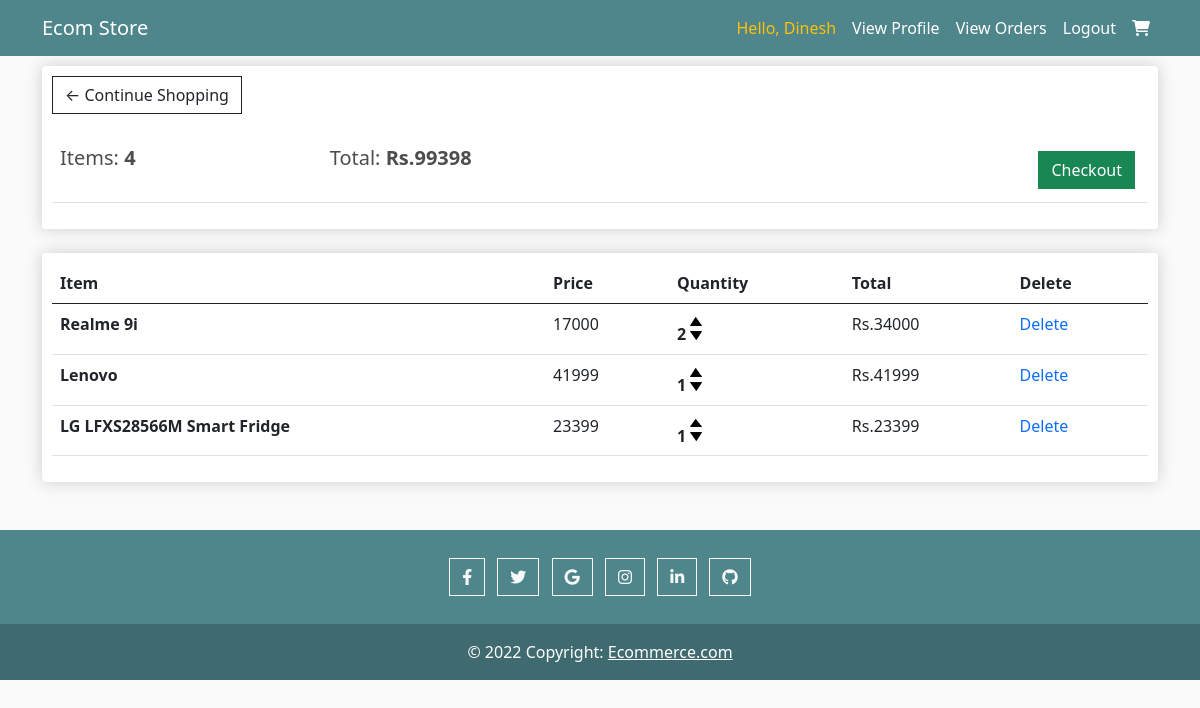
The app's page /cart (signed in) with its own data.
### project/models.py (models this page shows, shortened)
class OrderItem(models.Model):
    product=models.ForeignKey(Product,on_delete=models.SET_NULL, blank=True,null=True)
    customer=models.ForeignKey(Customer, on_delete=models.SET_NULL, blank=True,null=True)
    order=models.ForeignKey(Order,on_delete=models.SET_NULL, blank=True,null=True)
    quantity=models.IntegerField(default=1)
    dateAdded=models.DateTimeField(auto_now_add=True)
    def get_total(self):
        total=self.product.price * self.quantity
        return total

class Product(models.Model):
    category=models.ForeignKey(Category,on_delete=models.SET_NULL, blank=True,null=True)
    name=models.CharField(max_length=200)
    price=models.IntegerField()
    digital=models.BooleanField(default=True, null=True, blank=True)
    image=models.ImageField(null=True,blank=True)

### project/views.py (the view)
# urls.py: path('cart',views.cart, name="cart"),
@login_required(login_url='login')
def cart(request):
    order,created = Order.objects.get_or_create(
        customer=request.user.customer, ordered=False,order_type='cart_order')
    items = order.orderitem_set.all()
    get_cart_items_total = sum(
                [item.quantity for item in items]
                )
    get_cart_total_cost = sum(
        [item.product.price*item.quantity for item in items]
        )
    context = {
        'order': order,
        'items':items,
        'get_cart_items_total': get_cart_items_total,
        'get_cart_total_cost': get_cart_total_cost,
    }
    return render(request, 'cart.html', context)

### project/templates/cart.html (shortened to what this page needs)
{% extends 'base.html' %}
{% load static %}
{% block content %}
<div class="row">
	<div class="col-lg-12">
		<div class="box-element">
			<a class="btn btn-outline-dark" href="{% url 'category' %}">&#x2190; Continue Shopping</a>
			<br>
			<br>
			<table class="table">
				<tr>
					<th>
						<h5>Items: <strong>{{get_cart_items_total}}</strong></h5>
					</th>
					<th>
						<h5>Total:<strong> Rs.{{get_cart_total_cost}}</strong></h5>
					</th>
					<th>
						<a style="float:right; margin:5px;" class="btn btn-success"
							href="{% url 'checkout' %}">Checkout</a>
					</th>
				</tr>
			</table>
		</div>
		<br>
		<div class="box-element">
			<table class="table">
				<thead>
				  <tr>
					<th scope="col">Item</th>
					<th scope="col">Price</th>
					<th scope="col">Quantity</th>
					<th scope="col">Total</th>
					<th scope="col">Delete</th>
				  </tr>
				</thead>
				<tbody>
				{% for item in items %}
				  <tr>
					<th scope="row">{{item.product.name}}</th>
					<td>{{item.product.price}}</td>
					<td><strong>{{item.quantity}}</strong>
						<div class="quantity">
							<a href="{% url 'increase_quantity' item.id %}">
								<img class="chg-quantity" src="{% static  'images/arrow-up.png' %}">
							</a>
							<a href="{% url 'decrease_quantity' item.id %}">
								<img class="chg-quantity" src="{% static  'images/arrow-down.png' %}">
							</a>
						</div>
					</td>
					<td>Rs.{{ item.get_total }}</td>
					<td>
						<a style="text-decoration: none;" href="{% url 'destroy' item.id %}">Delete</a>
					</td>
				  </tr>
				{% endfor %}
				</tbody>
			  </table>
		</div>
	</div>
</div>
{% endblock %}

### project/templates/base.html (shortened to what this page needs)
{% load static %}
<!DOCTYPE html>
<html lang="en">
<head>
    <link href="https://cdn.jsdelivr.net/npm/bootstrap@5.0.2/dist/css/bootstrap.min.css" rel="stylesheet"
>
    <link rel="stylesheet" href="{% static 'css/main.css' %}">
    <link rel="stylesheet" href="https://use.fontawesome.com/releases/v5.7.2/css/all.css">
    <link rel="stylesheet" href="https://cdnjs.cloudflare.com/ajax/libs/font-awesome/6.0.0-beta2/css/all.min.css">
    <link rel="stylesheet" href="https://cdn.jsdelivr.net/npm/bootstrap-icons@1.3.0/font/bootstrap-icons.css">
</head>
<body>
    <nav class="navbar navbar-expand-lg navbar-dark bg-dark">
        <div class="container">
            <a class="navbar-brand" href="{% url 'category' %}">Ecom Store</a>
            <div class="collapse navbar-collapse" id="navbarSupportedContent">
                <ul class="navbar-nav ms-auto mb-2 mb-lg-0">
                    {% if user.is_authenticated %}
                    <li class="nav-item">
                        <a class="nav-link active text-warning">Hello, {{user.first_name}}</a>
                    </li>
                    <li class="nav-item">
                        <a class="nav-link active" href="{% url 'profile' %} ">View Profile</a>
                    </li>
                    <li class="nav-item">
                        <a class="nav-link active" href="{% url 'view_order' %} ">View Orders</a>
                    </li>
                    <li class="nav-item">
                        <a class="nav-link active" href="{% url 'logout' %} ">Logout</a>
                    </li>
                    {% else %}
                    <li class="nav-item">
                        <a href="{% url 'login' %}" class="btn btn-warning">Login</a>
                    </li>
                    {% endif %}
                    <li class="nav-item">
                        <a class="nav-link active" href="{% url 'cart' %}">
                            <i class="fa fa-shopping-cart"></i>
                        </a>
                    </li>
                </ul>
            </div>
        </div>
    </nav>
    <div class="container">
        {% block content %}
        {% endblock %}
    </div>
    <footer class="bg-dark text-center mt-5 text-white">
        <div class="container p-4 pb-0">
          <section class="mb-4">
            <a class="btn btn-outline-light btn-floating m-1" href="#!" role="button">
                <i class="fab fa-facebook-f"></i>
            </a>
            <a class="btn btn-outline-light btn-floating m-1" href="#!" role="button">
                <i class="fab fa-twitter"></i>
            </a>
            <a class="btn btn-outline-light btn-floating m-1" href="#!" role="button">
                <i class="fab fa-google"></i>
            </a>
            <a class="btn btn-outline-light btn-floating m-1" href="#!" role="button">
                <i class="fab fa-instagram"></i>
            </a>
            <a class="btn btn-outline-light btn-floating m-1" href="#!" role="button">
                <i class="fab fa-linkedin-in"></i>
            </a>
            <a class="btn btn-outline-light btn-floating m-1" href="#!" role="button">
                <i class="fab fa-github"></i>
            </a>
          </section>
        </div>
        <div class="text-center p-3" style="background-color: rgba(0, 0, 0, 0.2);">
          © 2022 Copyright:
          <a class="text-white" href="{% url 'category' %}">Ecommerce.com</a>
        </div>
      </footer>
</body>
</html>

### static/css/main.css (style rules this page uses)
body { background-color: hsl(0, 0%, 98%); }
h1,h2,h3,h4,h5,h6 { color:hsl(0, 0%, 30%); }
.box-element { box-shadow:hsl(0, 0%, 80%) 0 0 16px; background-color: #fff; border-radius: 4px; padding: 10px; }
.bg-dark { background-color: #4f868c!important; }
.col-lg-4, .col-lg-6, .col-lg-8, .col-lg-12 { margin-top: 10px; }
.btn { border-radius: 0; }
.quantity { display: inline-block; font-weight: 700; padding-right:10px; }
.chg-quantity { width: 12px; cursor: pointer; display: block; margin-top: 5px; transition:.1s; }

### records on screen
OrderItem: product.name "Realme 9i", product.price "17000", quantity "2", get_total "34000"
OrderItem: product.name "Lenovo", product.price "41999", quantity "1", get_total "41999"
OrderItem: product.name "LG LFXS28566M Smart Fridge", product.price "23399", quantity "1", get_total "23399"

### other values on screen
{{ user.first_name }} "Dinesh"
{{ get_cart_items_total }} "4"
{{ get_cart_total_cost }} "99398"
